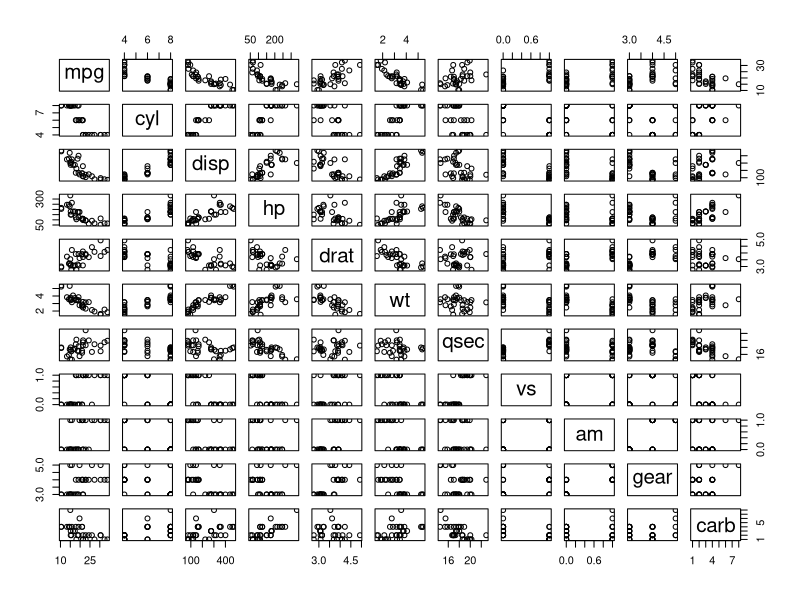
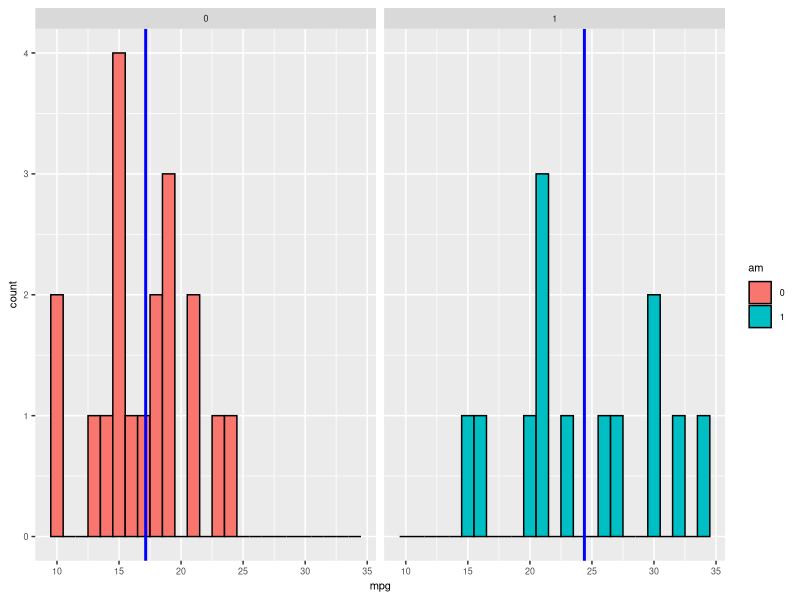
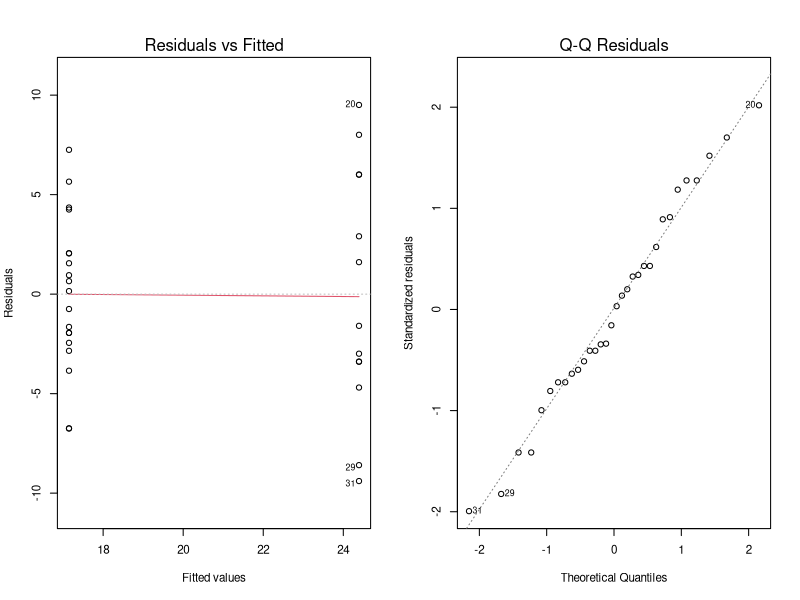
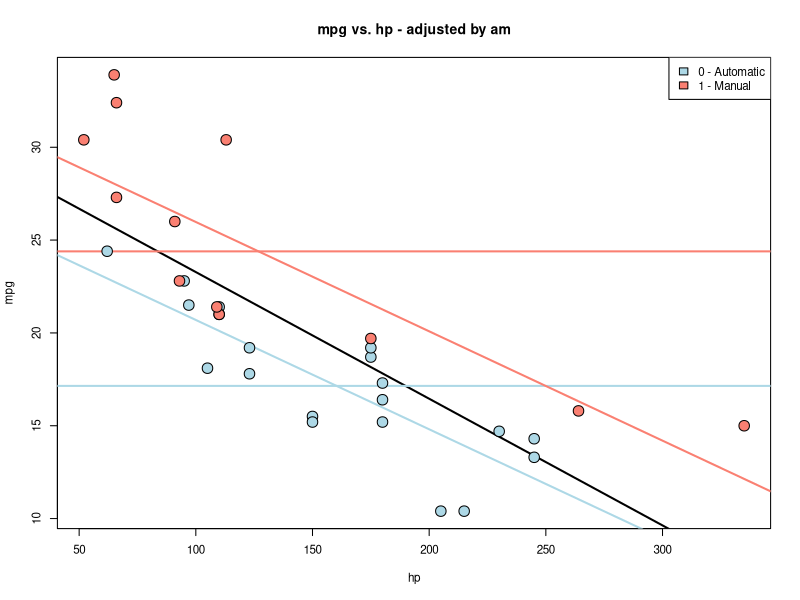
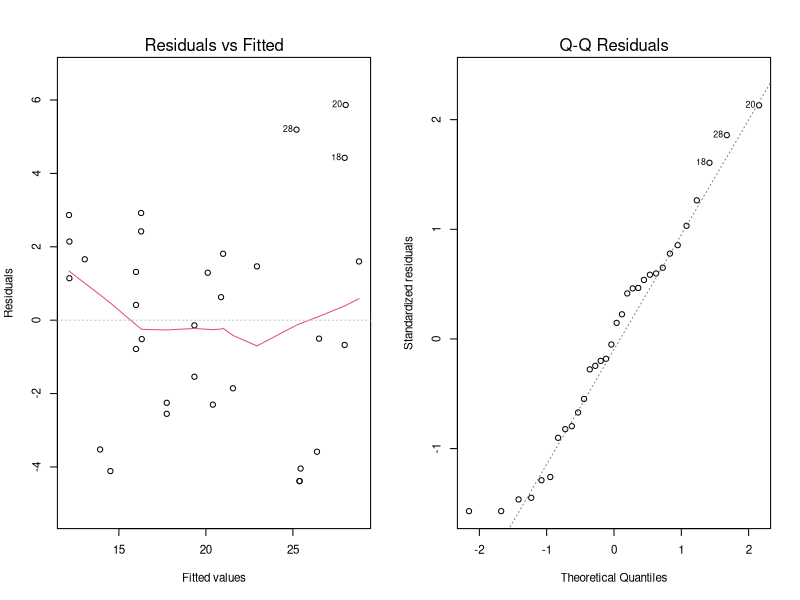

Here is the R script that generated these plots, in order:
## ---- chunk 1
Sys.setlocale("LC_ALL", "C")
require(dplyr)
require("datasets")
data("mtcars")

mpg <- mtcars$mpg
am <- as.factor(mtcars$am)
hp <- mtcars$hp

mtcars_0 <- filter(mtcars, am == 0)
mtcars_1 <- filter(mtcars, am == 1)

mpg_avg_0 <- mean(mtcars_0$mpg)
mpg_avg_1 <- mean(mtcars_1$mpg)

fit_a <- lm(mpg ~ am)
coeff_fita <- summary(fit_a)$coefficient
cia_95_beta0 <- coeff_fita[1,1] + c(-1,1) * qt(.975, df = fit_a$df) * coeff_fita[1,2] 
cia_95_beta1 <- coeff_fita[2,1] + c(-1,1) * qt(.975, df = fit_a$df) * coeff_fita[2,2] 

fit_b <- lm(mpg ~ am + hp)
coeff_fitb <- summary(fit_b)$coefficient
cib_95_beta0 <- coeff_fitb[1,1] + c(-1,1) * qt(.975, df = fit_b$df) * coeff_fitb[1,2] 
cib_95_beta1 <- coeff_fitb[2,1] + c(-1,1) * qt(.975, df = fit_b$df) * coeff_fitb[2,2] 

## ---- chunk 2
summary(fit_a)$coefficient
## ---- chunk 3
anova(fit_a, fit_b)
## ---- chunk 4
coeff_fitb
## ---- chunk 5
plot(mtcars)
## ---- chunk 6
require(ggplot2)
require(dplyr)

data_0 <- data.frame(mpg = mpg, am = as.factor(am))
data_1 <- data.frame(am = c("0", "1"), mean = c(mpg_avg_0, mpg_avg_1))

g <- ggplot(data_0, aes(x = mpg, fill = am)) +  theme(text = element_text(size=8))
g <- g + geom_histogram(colour = "black", binwidth=1)
g <- g + facet_grid(. ~ am)
g <- g + geom_vline(data = data_1, aes(xintercept = mean), lwd = 1, col="blue")
g

## ---- chunk 7
par(mfrow = c(1,2), cex=0.7)
plot(fit_a, which = c(1,2))
## ---- chunk 8
par(mfrow = c(1,1), cex=0.7)

plot(hp, mpg, type="n")
abline(lm(mpg ~ hp), lwd = 2)
fit <- lm(mpg ~ hp + am)
abline(coef(fit)[1], coef(fit)[2], lwd = 2, col="lightblue" )
abline(h = mean(mtcars_0$mpg), lwd = 2, col="lightblue")
abline(coef(fit)[1] + coef(fit)[3], coef(fit)[2], lwd = 2, col="salmon")
abline(h = mean(mtcars_1$mpg), lwd = 2, col="salmon")
points(mtcars_0$hp, mtcars_0$mpg, pch = 21, col = "black", bg = "lightblue", cex = 2)
points(mtcars_1$hp, mtcars_1$mpg, pch = 21, col = "black", bg = "salmon", cex = 2)
legend("topright", legend = c("0 - Automatic", "1 - Manual"), col = c("lightblue", "salmon"), fill = c("lightblue", "salmon"))
title("mpg vs. hp - adjusted by am")
## ---- chunk 9
par(mfrow = c(1,2), cex=0.7)
plot(fit_b, which = c(1,2))
## ---- chunk 10
coeff_fita
